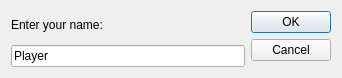
<?xml version="1.0" encoding="UTF-8"?>
<ui version="4.0">
 <class>NewRecordDlg</class>
 <widget class="QDialog" name="NewRecordDlg">
  <property name="geometry">
   <rect>
    <x>0</x>
    <y>0</y>
    <width>342</width>
    <height>78</height>
   </rect>
  </property>
  <property name="windowTitle">
   <string>New record</string>
  </property>
  <property name="windowIcon">
   <iconset resource="resources.qrc">
    <normaloff>:/icon.png</normaloff>:/icon.png</iconset>
  </property>
  <layout class="QHBoxLayout" name="horizontalLayout">
   <item>
    <layout class="QVBoxLayout" name="verticalLayout">
     <item>
      <widget class="QLabel" name="label">
       <property name="text">
        <string>Enter your name:</string>
       </property>
      </widget>
     </item>
     <item>
      <widget class="QLineEdit" name="nameEdit">
       <property name="text">
        <string>Player</string>
       </property>
      </widget>
     </item>
    </layout>
   </item>
   <item>
    <widget class="QDialogButtonBox" name="buttonBox">
     <property name="orientation">
      <enum>Qt::Vertical</enum>
     </property>
     <property name="standardButtons">
      <set>QDialogButtonBox::Cancel|QDialogButtonBox::Ok</set>
     </property>
    </widget>
   </item>
  </layout>
 </widget>
 <resources>
  <include location="resources.qrc"/>
 </resources>
 <connections>
  <connection>
   <sender>buttonBox</sender>
   <signal>accepted()</signal>
   <receiver>NewRecordDlg</receiver>
   <slot>accept()</slot>
   <hints>
    <hint type="sourcelabel">
     <x>248</x>
     <y>254</y>
    </hint>
    <hint type="destinationlabel">
     <x>157</x>
     <y>274</y>
    </hint>
   </hints>
  </connection>
  <connection>
   <sender>buttonBox</sender>
   <signal>rejected()</signal>
   <receiver>NewRecordDlg</receiver>
   <slot>reject()</slot>
   <hints>
    <hint type="sourcelabel">
     <x>316</x>
     <y>260</y>
    </hint>
    <hint type="destinationlabel">
     <x>286</x>
     <y>274</y>
    </hint>
   </hints>
  </connection>
 </connections>
</ui>
